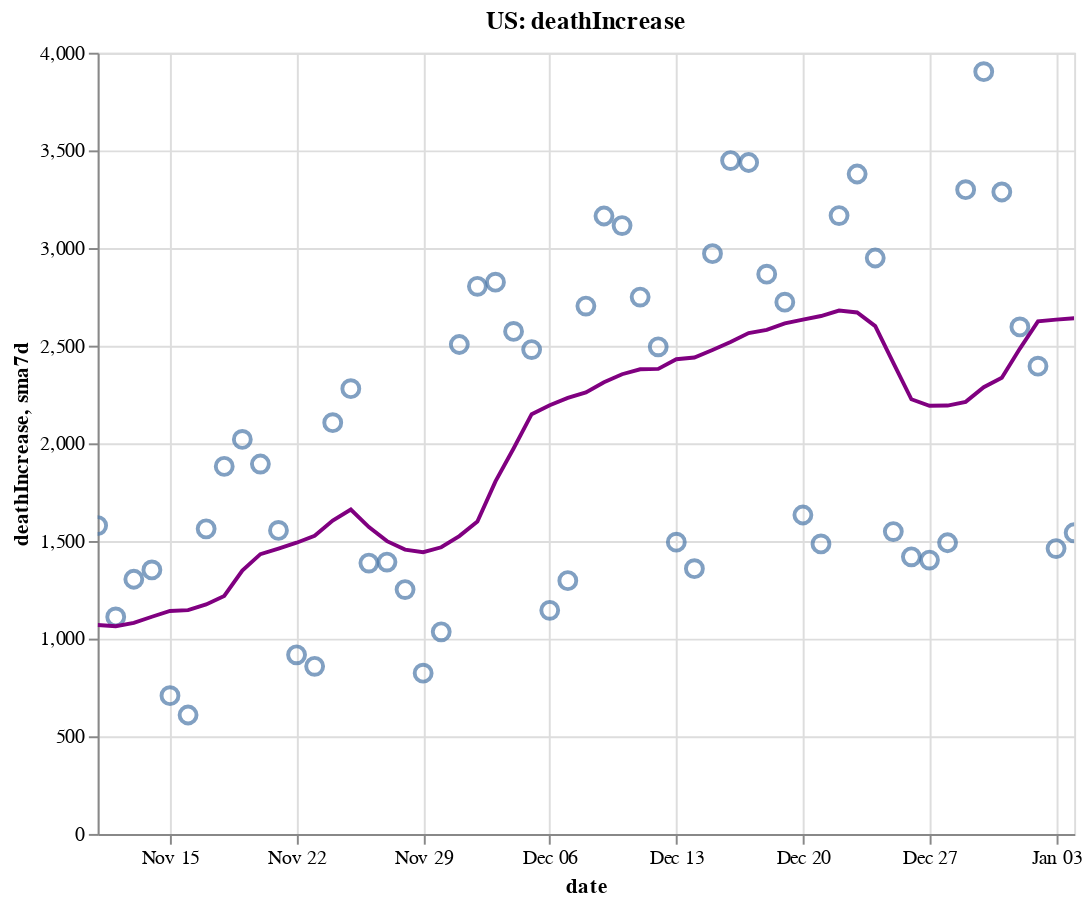

The notebook cell this image was saved under:
### Code cell
create_plot(us, 'deathIncrease')

### Figure 1 — Vega-Lite specification as saved in the notebook (floating-point values rounded to 4 significant figures)
{"config": {"view": {"continuousWidth": 400, "continuousHeight": 300}}, "layer": [{"layer": [{"mark": {"type": "point", "size": 75}, "encoding": {"tooltip": [{"type": "temporal", "field": "date"}, {"type": "quantitative", "field": "deathIncrease"}, {"type": "quantitative", "field": "sma7d"}], "x": {"type": "temporal", "field": "date"}, "y": {"type": "quantitative", "field": "deathIncrease"}}, "selection": {"selector006": {"type": "interval", "bind": "scales", "encodings": ["x", "y"]}}}, {"mark": {"type": "line", "color": "purple"}, "encoding": {"x": {"type": "temporal", "field": "date"}, "y": {"type": "quantitative", "field": "sma7d"}}}]}, {"mark": {"type": "rule", "color": "#aaa"}, "encoding": {"x": {"type": "temporal", "field": "date"}}, "transform": [{"filter": {"selection": "selector005"}}]}, {"mark": "circle", "encoding": {"opacity": {"condition": {"value": 1, "selection": "selector005"}, "value": 0}, "tooltip": [{"type": "temporal", "field": "date"}, {"type": "quantitative", "field": "deathIncrease"}, {"type": "quantitative", "field": "sma7d"}], "x": {"type": "temporal", "field": "date"}, "y": {"type": "quantitative", "field": "deathIncrease"}}, "selection": {"selector005": {"type": "single", "encodings": ["x"], "on": "mouseover", "nearest": true, "empty": "none"}}}, {"mark": {"type": "text", "align": "left", "dx": 5, "dy": -5, "stroke": "white", "strokeWidth": 2}, "encoding": {"text": {"type": "quantitative", "field": "deathIncrease"}, "tooltip": [{"type": "temporal", "field": "date"}, {"type": "quantitative", "field": "deathIncrease"}, {"type": "quantitative", "field": "sma7d"}], "x": {"type": "temporal", "field": "date"}, "y": {"type": "quantitative", "field": "deathIncrease"}}, "transform": [{"filter": {"selection": "selector005"}}]}, {"mark": {"type": "text", "align": "left", "dx": 5, "dy": -5}, "encoding": {"text": {"type": "quantitative", "field": "deathIncrease"}, "tooltip": [{"type": "temporal", "field": "date"}, {"type": "quantitative", "field": "deathIncrease"}, {"type": "quantitative", "field": "sma7d"}], "x": {"type": "temporal", "field": "date"}, "y": {"type": "quantitative", "field": "deathIncrease"}}, "transform": [{"filter": {"selection": "selector005"}}]}], "data": {"name": "data-4deba829463e40868c72c5febf236aac"}, "height": 400, "title": "US: deathIncrease", "width": 500, "$schema": "https://vega.github.io/schema/vega-lite/v4.8.1.json", "datasets": {"data-4deba829463e40868c72c5febf236aac": [{"date": "2020-11-11T00:00:00", "totalTestResultsIncrease": 1462000.0, "positiveIncrease": 148200.0, "death": 233700.0, "deathIncrease": 1579.0, "positiveRate": 0.101, "state": "US", "sma7d": 1070.0}, {"date": "2020-11-12T00:00:00", "totalTestResultsIncrease": 1569000.0, "positiveIncrease": 156600.0, "death": 234800.0, "deathIncrease": 1111.0, "positiveRate": 0.1, "state": "US", "sma7d": 1064.0}, {"date": "2020-11-13T00:00:00", "totalTestResultsIncrease": 1705000.0, "positiveIncrease": 173300.0, "death": 236100.0, "deathIncrease": 1304.0, "positiveRate": 0.102, "state": "US", "sma7d": 1081.0}, {"date": "2020-11-14T00:00:00", "totalTestResultsIncrease": 1704000.0, "positiveIncrease": 166600.0, "death": 237400.0, "deathIncrease": 1352.0, "positiveRate": 0.098, "state": "US", "sma7d": 1112.0}, {"date": "2020-11-15T00:00:00", "totalTestResultsIncrease": 1552000.0, "positiveIncrease": 146200.0, "death": 238100.0, "deathIncrease": 708.0, "positiveRate": 0.094, "state": "US", "sma7d": 1142.0}, {"date": "2020-11-16T00:00:00", "totalTestResultsIncrease": 1529000.0, "positiveIncrease": 149100.0, "death": 238700.0, "deathIncrease": 609.0, "positiveRate": 0.097, "state": "US", "sma7d": 1146.0}, {"date": "2020-11-17T00:00:00", "totalTestResultsIncrease": 1603000.0, "positiveIncrease": 158500.0, "death": 240300.0, "deathIncrease": 1562.0, "positiveRate": 0.099, "state": "US", "sma7d": 1175.0}, {"date": "2020-11-18T00:00:00", "totalTestResultsIncrease": 1618000.0, "positiveIncrease": 167000.0, "death": 242200.0, "deathIncrease": 1882.0, "positiveRate": 0.103, "state": "US", "sma7d": 1218.0}, {"date": "2020-11-19T00:00:00", "totalTestResultsIncrease": 1848000.0, "positiveIncrease": 186600.0, "death": 244200.0, "deathIncrease": 2020.0, "positiveRate": 0.101, "state": "US", "sma7d": 1348.0}, {"date": "2020-11-20T00:00:00", "totalTestResultsIncrease": 1946000.0, "positiveIncrease": 195900.0, "death": 246100.0, "deathIncrease": 1894.0, "positiveRate": 0.101, "state": "US", "sma7d": 1432.0}, {"date": "2020-11-21T00:00:00", "totalTestResultsIncrease": 2047000.0, "positiveIncrease": 182800.0, "death": 247600.0, "deathIncrease": 1554.0, "positiveRate": 0.089, "state": "US", "sma7d": 1461.0}, {"date": "2020-11-22T00:00:00", "totalTestResultsIncrease": 1752000.0, "positiveIncrease": 153400.0, "death": 248600.0, "deathIncrease": 917.0, "positiveRate": 0.088, "state": "US", "sma7d": 1491.0}, {"date": "2020-11-23T00:00:00", "totalTestResultsIncrease": 1693000.0, "positiveIncrease": 153800.0, "death": 249400.0, "deathIncrease": 858.0, "positiveRate": 0.091, "state": "US", "sma7d": 1527.0}, {"date": "2020-11-24T00:00:00", "totalTestResultsIncrease": 1882000.0, "positiveIncrease": 164400.0, "death": 251500.0, "deathIncrease": 2106.0, "positiveRate": 0.087, "state": "US", "sma7d": 1604.0}, {"date": "2020-11-25T00:00:00", "totalTestResultsIncrease": 1824000.0, "positiveIncrease": 187100.0, "death": 253800.0, "deathIncrease": 2280.0, "positiveRate": 0.103, "state": "US", "sma7d": 1661.0}, {"date": "2020-11-26T00:00:00", "totalTestResultsIncrease": 1267000.0, "positiveIncrease": 128700.0, "death": 255200.0, "deathIncrease": 1387.0, "positiveRate": 0.102, "state": "US", "sma7d": 1571.0}, {"date": "2020-11-27T00:00:00", "totalTestResultsIncrease": 2032000.0, "positiveIncrease": 197200.0, "death": 256600.0, "deathIncrease": 1392.0, "positiveRate": 0.097, "state": "US", "sma7d": 1499.0}, {"date": "2020-11-28T00:00:00", "totalTestResultsIncrease": 1673000.0, "positiveIncrease": 151200.0, "death": 257800.0, "deathIncrease": 1251.0, "positiveRate": 0.09, "state": "US", "sma7d": 1456.0}, {"date": "2020-11-29T00:00:00", "totalTestResultsIncrease": 1285000.0, "positiveIncrease": 136200.0, "death": 258700.0, "deathIncrease": 823.0, "positiveRate": 0.106, "state": "US", "sma7d": 1442.0}, {"date": "2020-11-30T00:00:00", "totalTestResultsIncrease": 1606000.0, "positiveIncrease": 148600.0, "death": 259700.0, "deathIncrease": 1035.0, "positiveRate": 0.092, "state": "US", "sma7d": 1468.0}, {"date": "2020-12-01T00:00:00", "totalTestResultsIncrease": 1471000.0, "positiveIncrease": 178200.0, "death": 262200.0, "deathIncrease": 2506.0, "positiveRate": 0.121, "state": "US", "sma7d": 1525.0}, {"date": "2020-12-02T00:00:00", "totalTestResultsIncrease": 1556000.0, "positiveIncrease": 201200.0, "death": 265000.0, "deathIncrease": 2804.0, "positiveRate": 0.129, "state": "US", "sma7d": 1600.0}, {"date": "2020-12-03T00:00:00", "totalTestResultsIncrease": 1894000.0, "positiveIncrease": 213600.0, "death": 267800.0, "deathIncrease": 2825.0, "positiveRate": 0.113, "state": "US", "sma7d": 1805.0}, {"date": "2020-12-04T00:00:00", "totalTestResultsIncrease": 1901000.0, "positiveIncrease": 229200.0, "death": 270400.0, "deathIncrease": 2573.0, "positiveRate": 0.121, "state": "US", "sma7d": 1974.0}, {"date": "2020-12-05T00:00:00", "totalTestResultsIncrease": 2210000.0, "positiveIncrease": 216700.0, "death": 272900.0, "deathIncrease": 2480.0, "positiveRate": 0.098, "state": "US", "sma7d": 2149.0}, {"date": "2020-12-06T00:00:00", "totalTestResultsIncrease": 1600000.0, "positiveIncrease": 181200.0, "death": 274000.0, "deathIncrease": 1145.0, "positiveRate": 0.113, "state": "US", "sma7d": 2195.0}, {"date": "2020-12-07T00:00:00", "totalTestResultsIncrease": 1718000.0, "positiveIncrease": 180900.0, "death": 275300.0, "deathIncrease": 1297.0, "positiveRate": 0.105, "state": "US", "sma7d": 2233.0}, {"date": "2020-12-08T00:00:00", "totalTestResultsIncrease": 1672000.0, "positiveIncrease": 215100.0, "death": 278000.0, "deathIncrease": 2703.0, "positiveRate": 0.129, "state": "US", "sma7d": 2261.0}, {"date": "2020-12-09T00:00:00", "totalTestResultsIncrease": 1811000.0, "positiveIncrease": 214200.0, "death": 281200.0, "deathIncrease": 3164.0, "positiveRate": 0.118, "state": "US", "sma7d": 2312.0}, {"date": "2020-12-10T00:00:00", "totalTestResultsIncrease": 1890000.0, "positiveIncrease": 219000.0, "death": 284300.0, "deathIncrease": 3115.0, "positiveRate": 0.116, "state": "US", "sma7d": 2354.0}, {"date": "2020-12-11T00:00:00", "totalTestResultsIncrease": 1990000.0, "positiveIncrease": 234800.0, "death": 287100.0, "deathIncrease": 2749.0, "positiveRate": 0.118, "state": "US", "sma7d": 2379.0}, {"date": "2020-12-12T00:00:00", "totalTestResultsIncrease": 1811000.0, "positiveIncrease": 224500.0, "death": 289600.0, "deathIncrease": 2494.0, "positiveRate": 0.124, "state": "US", "sma7d": 2381.0}, {"date": "2020-12-13T00:00:00", "totalTestResultsIncrease": 1762000.0, "positiveIncrease": 185800.0, "death": 291000.0, "deathIncrease": 1494.0, "positiveRate": 0.105, "state": "US", "sma7d": 2431.0}, {"date": "2020-12-14T00:00:00", "totalTestResultsIncrease": 2159000.0, "positiveIncrease": 192500.0, "death": 292400.0, "deathIncrease": 1358.0, "positiveRate": 0.089, "state": "US", "sma7d": 2440.0}, {"date": "2020-12-15T00:00:00", "totalTestResultsIncrease": 1782000.0, "positiveIncrease": 189800.0, "death": 295400.0, "deathIncrease": 2971.0, "positiveRate": 0.107, "state": "US", "sma7d": 2478.0}, {"date": "2020-12-16T00:00:00", "totalTestResultsIncrease": 1792000.0, "positiveIncrease": 231700.0, "death": 298800.0, "deathIncrease": 3448.0, "positiveRate": 0.129, "state": "US", "sma7d": 2518.0}, {"date": "2020-12-17T00:00:00", "totalTestResultsIncrease": 1873000.0, "positiveIncrease": 240200.0, "death": 302300.0, "deathIncrease": 3438.0, "positiveRate": 0.128, "state": "US", "sma7d": 2565.0}, {"date": "2020-12-18T00:00:00", "totalTestResultsIncrease": 2198000.0, "positiveIncrease": 239200.0, "death": 305100.0, "deathIncrease": 2866.0, "positiveRate": 0.109, "state": "US", "sma7d": 2581.0}, {"date": "2020-12-19T00:00:00", "totalTestResultsIncrease": 1740000.0, "positiveIncrease": 202800.0, "death": 307800.0, "deathIncrease": 2723.0, "positiveRate": 0.117, "state": "US", "sma7d": 2614.0}, {"date": "2020-12-20T00:00:00", "totalTestResultsIncrease": 1782000.0, "positiveIncrease": 196000.0, "death": 309500.0, "deathIncrease": 1633.0, "positiveRate": 0.11, "state": "US", "sma7d": 2634.0}, {"date": "2020-12-21T00:00:00", "totalTestResultsIncrease": 2076000.0, "positiveIncrease": 178200.0, "death": 311000.0, "deathIncrease": 1485.0, "positiveRate": 0.086, "state": "US", "sma7d": 2652.0}, {"date": "2020-12-22T00:00:00", "totalTestResultsIncrease": 1708000.0, "positiveIncrease": 189900.0, "death": 314100.0, "deathIncrease": 3166.0, "positiveRate": 0.111, "state": "US", "sma7d": 2680.0}, {"date": "2020-12-23T00:00:00", "totalTestResultsIncrease": 1749000.0, "positiveIncrease": 220800.0, "death": 317500.0, "deathIncrease": 3379.0, "positiveRate": 0.126, "state": "US", "sma7d": 2670.0}, {"date": "2020-12-24T00:00:00", "totalTestResultsIncrease": 1928000.0, "positiveIncrease": 203600.0, "death": 320500.0, "deathIncrease": 2949.0, "positiveRate": 0.106, "state": "US", "sma7d": 2600.0}, {"date": "2020-12-25T00:00:00", "totalTestResultsIncrease": 1291000.0, "positiveIncrease": 125400.0, "death": 322000.0, "deathIncrease": 1548.0, "positiveRate": 0.097, "state": "US", "sma7d": 2412.0}, {"date": "2020-12-26T00:00:00", "totalTestResultsIncrease": 2137000.0, "positiveIncrease": 189500.0, "death": 323400.0, "deathIncrease": 1419.0, "positiveRate": 0.089, "state": "US", "sma7d": 2226.0}, {"date": "2020-12-27T00:00:00", "totalTestResultsIncrease": 1383000.0, "positiveIncrease": 153200.0, "death": 324800.0, "deathIncrease": 1402.0, "positiveRate": 0.111, "state": "US", "sma7d": 2193.0}, {"date": "2020-12-28T00:00:00", "totalTestResultsIncrease": 1540000.0, "positiveIncrease": 162200.0, "death": 326300.0, "deathIncrease": 1491.0, "positiveRate": 0.105, "state": "US", "sma7d": 2193.0}, {"date": "2020-12-29T00:00:00", "totalTestResultsIncrease": 1252000.0, "positiveIncrease": 195200.0, "death": 329600.0, "deathIncrease": 3299.0, "positiveRate": 0.156, "state": "US", "sma7d": 2212.0}, {"date": "2020-12-30T00:00:00", "totalTestResultsIncrease": 1541000.0, "positiveIncrease": 225700.0, "death": 333500.0, "deathIncrease": 3903.0, "positiveRate": 0.146, "state": "US", "sma7d": 2287.0}, {"date": "2020-12-31T00:00:00", "totalTestResultsIncrease": 1749000.0, "positiveIncrease": 223000.0, "death": 336800.0, "deathIncrease": 3287.0, "positiveRate": 0.128, "state": "US", "sma7d": 2336.0}, {"date": "2021-01-01T00:00:00", "totalTestResultsIncrease": 1276000.0, "positiveIncrease": 179900.0, "death": 339400.0, "deathIncrease": 2596.0, "positiveRate": 0.141, "state": "US", "sma7d": 2485.0}, {"date": "2021-01-02T00:00:00", "totalTestResultsIncrease": 2077000.0, "positiveIncrease": 278700.0, "death": 341800.0, "deathIncrease": 2395.0, "positiveRate": 0.134, "state": "US", "sma7d": 2625.0}, {"date": "2021-01-03T00:00:00", "totalTestResultsIncrease": 1444000.0, "positiveIncrease": 207700.0, "death": 343300.0, "deathIncrease": 1461.0, "positiveRate": 0.144, "state": "US", "sma7d": 2633.0}, {"date": "2021-01-04T00:00:00", "totalTestResultsIncrease": 1634000.0, "positiveIncrease": 177400.0, "death": 344600.0, "deathIncrease": 1542.0, "positiveRate": 0.109, "state": "US", "sma7d": 2640.0}]}}
